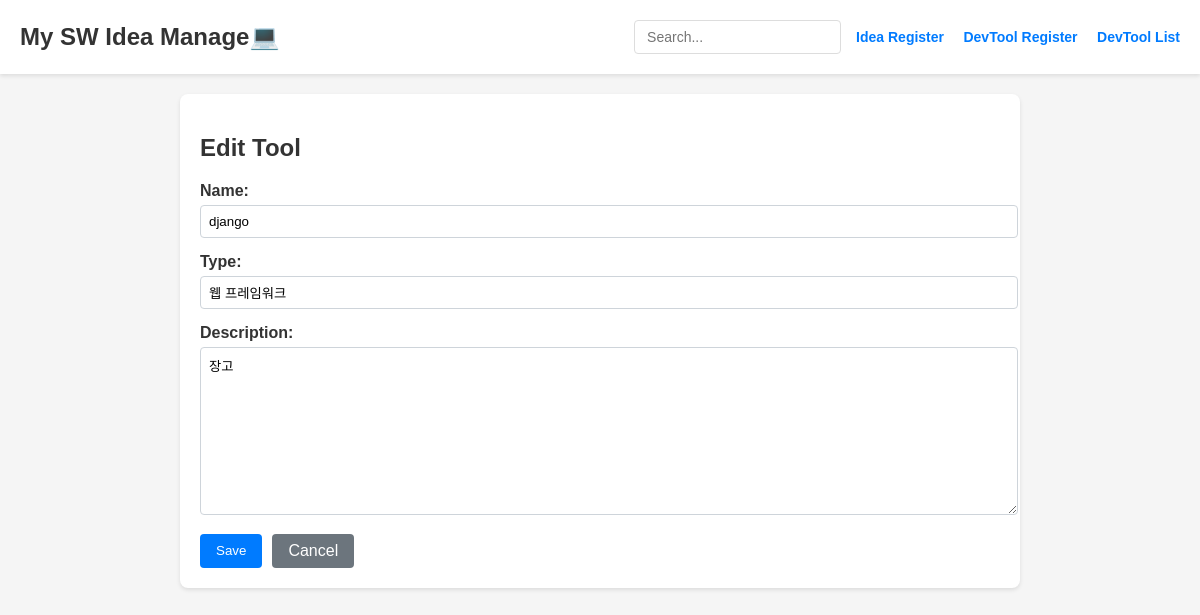
The app's page /tools/1/update/ with its own data.
### apps/tools/models.py (models this page shows)
class Tool(models.Model):
    name = models.CharField(max_length=50, unique=True)
    type = models.CharField(max_length=50)
    description = models.TextField(blank=True, null=True)

### apps/tools/views.py (the view, shortened to what this page needs)
# urls.py: path('<int:pk>/update/', tool_update, name='update'),
def tool_update(req, pk):
    tool = get_object_or_404(Tool, pk=pk)
    if req.method == "GET":
        form = ToolForm(instance=tool)
        ctx = {"form": form, "pk": pk}
        return render(req, 'tools/tool_update.html', ctx)

### apps/tools/forms.py
class ToolForm(forms.ModelForm):
    class Meta:
        model = Tool
        fields = ['name', 'type', 'description']

### templates/tools/tool_update.html (shortened to what this page needs)
{% load static %}
<!DOCTYPE html>
<html lang="en">
<head>
    <link rel="stylesheet" href="{% static 'css/tools/common.css' %}">
    <link rel="stylesheet" href="{% static 'css/tools/tool_update.css' %}">
</head>
<body>
    <div class="header">
        <h1 class="site-title"><a href="{% url 'posts:main' %}">My SW Idea Manage💻</a></h1>
        <div class="header-right">
            <div class="search-bar">
                <input type="text" placeholder="Search...">
            </div>
            <div class="action-buttons">
                <a href="{% url 'posts:create' %}">Idea Register</a>
                <a href="{% url 'tools:create' %}">DevTool Register</a>
                <a href="{% url 'tools:list' %}">DevTool List</a>
            </div>
        </div>
    </div>
    <div class="container">
        <h2>Edit Tool</h2>
        <form method="post">
            {{ form.as_p }}
            <div class="button-group">
                <button type="submit">Save</button>
                <a href="{% url 'tools:list' %}" class="cancel-btn">Cancel</a>
            </div>
        </form>
    </div>
</body>
</html>

### static/css/tools/common.css (style rules this page uses)
body { font-family: 'Arial', sans-serif; background-color: #f5f5f5; margin: 0; padding: 0; color: #333; }
.header { display: flex; justify-content: space-between; align-items: center; padding: 20px; background-color: #ffffff; box-shadow: 0 2px 4px rgba(0,0,0,0.1); }
.site-title { margin: 0; font-size: 24px; }
.site-title a { text-decoration: none; color: #333; font-weight: bold; }
.header-right { display: flex; align-items: center; }
.search-bar input { padding: 8px 12px; border: 1px solid #ddd; border-radius: 4px; font-size: 14px; }
.action-buttons a { margin-left: 15px; text-decoration: none; color: #007bff; font-weight: bold; font-size: 14px; transition: color 0.3s; }
.container { max-width: 800px; margin: 20px auto; background-color: #ffffff; border-radius: 8px; box-shadow: 0 2px 4px rgba(0,0,0,0.1); padding: 20px; }
h2 { font-size: 24px; color: #333; margin-bottom: 20px; }

### static/css/tools/tool_update.css (style rules this page uses)
form { display: grid; gap: 15px; }
form p { margin: 0; }
form label { display: block; margin-bottom: 5px; font-weight: bold; }
form input[type="text"], form textarea { width: 100%; padding: 8px; border: 1px solid #ced4da; border-radius: 4px; }
.button-group { display: flex; gap: 10px; }
button[type="submit"] { background-color: #007bff; color: #ffffff; border: none; padding: 8px 16px; border-radius: 4px; cursor: pointer; transition: background-color 0.3s; }
.cancel-btn { background-color: #6c757d; color: #ffffff; text-decoration: none; padding: 8px 16px; border-radius: 4px; transition: background-color 0.3s; }

### records on screen
Tool: name "django", type "웹 프레임워크", description "장고"
